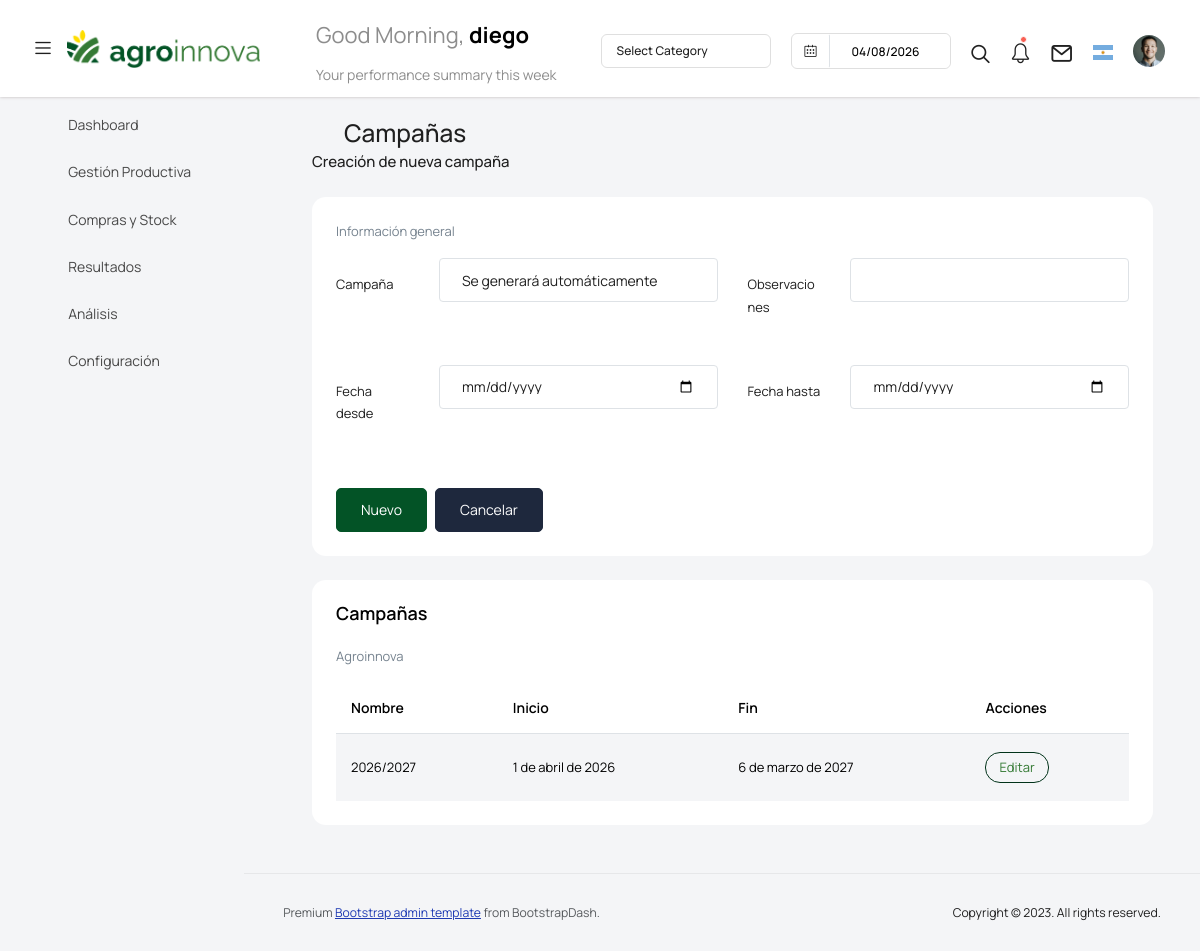
The page /campanas/ (signed in) on the database as committed earlier.
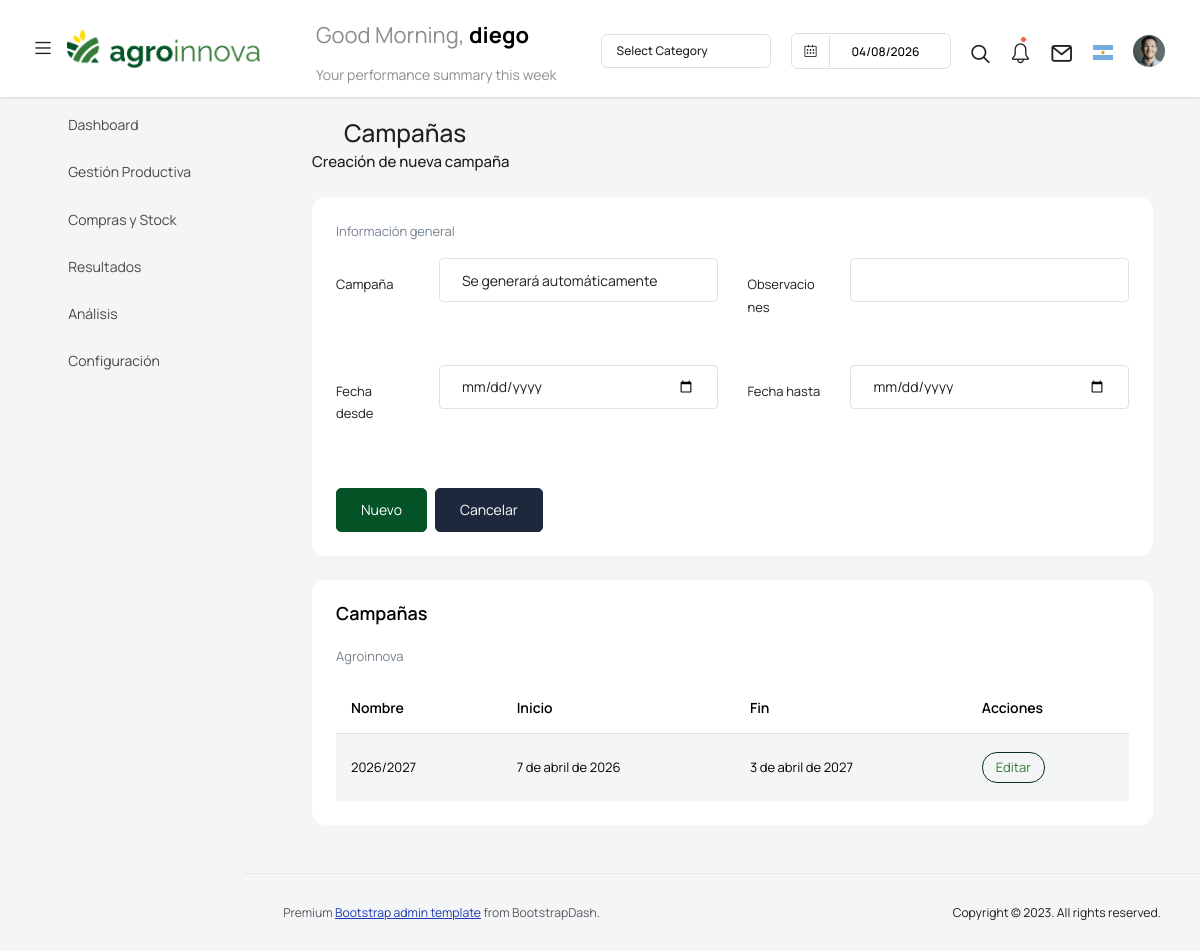
The same page on the database as committed later.
### gestion_agro/models.py (models this page shows, shortened)
class Campana(models.Model):
    empresa = models.ForeignKey(Empresa, on_delete=models.CASCADE, verbose_name=_("Empresa"))
    nombre = models.CharField(max_length=9, editable=False, verbose_name=_("Campaña"))
    fecha_desde = models.DateField(verbose_name=_("Fecha de inicio"))
    fecha_hasta = models.DateField(verbose_name=_("Fecha de finalización"))
    activa = models.BooleanField(default=False, verbose_name=_("Campaña activa"))
    observaciones = models.TextField(null=True, blank=True, verbose_name=_("Observaciones"))
    class Meta:
        verbose_name = _("Campaña")
        verbose_name_plural = _("Campañas")
        ordering = ["-fecha_desde"]
        unique_together = ("empresa", "nombre")

### gestion_agro/views.py (the view)
# urls.py: path('campanas/', vista_crear_campana, name='vista_crear_campana'),
@login_required
def vista_crear_campana(request):
    empresa = request.user.profile.empresa
    campanas = Campana.objects.filter(empresa=empresa)
    print(empresa)
    if request.method == "POST":
        form = CampanaForm(request.POST)
        if form.is_valid():
            campana = form.save(commit=False)
            campana.empresa = empresa
            if Campana.objects.filter(
                empresa=empresa,
                nombre=f"{campana.fecha_desde.year}/{campana.fecha_desde.year + 1}"
            ).exists():
                messages.error(request, _("Ya existe una campaña para ese período"))
                return redirect("vista_crear_campana")
            campana.save()
            messages.success(request, _("Campaña creada correctamente"))
            return redirect("vista_crear_campana")
    else:
        form = CampanaForm()
    campanas = Campana.objects.filter(empresa=empresa)
    return render(
        request,
        "vista_crear_campana.html",
        {
            "form": form,
            "campanas": campanas,
            "empresa": empresa,
        },
    )

### gestion_agro/forms.py
class CampanaForm(BaseForm):
    class Meta:
        model = Campana
        exclude = ["empresa", "nombre"]
        widgets = {
            "fecha_desde": forms.DateInput(attrs={"type": "date"}),
            "fecha_hasta": forms.DateInput(attrs={"type": "date"}),
            "observaciones": forms.Textarea(attrs={"rows": 2}),
        }

### agro/models.py (called while the page is built)
    def __str__(self):
        return self.nombre

### templates/vista_crear_campana.html (shortened to what the changed rows need)
{% extends 'base.html' %}
{% load static %}
{% load i18n %}
{% block content %}
<div class="container-fluid">
    <div class="upload-card">
        <div class="col-lg-12 grid-margin stretch-card">
            <div class="card">
                <div class="card-body">
                    <div class="table-responsive">
                        <table class="table table-striped">
                            <thead>
                                <tr>
                                    <th>{% translate "Nombre" %}</th>
                                    <th>{% translate "Inicio" %}</th>
                                    <th>{% translate "Fin" %}</th>
                                    <th>{% translate "Acciones" %}</th>
                                </tr>
                            </thead>
                            <tbody>
                                {% for campana in campanas %}
                                <tr>
                                    <td>{{ campana.nombre }}</td>
                                    <td>{{ campana.fecha_desde }}</td>
                                    <td>{{ campana.fecha_hasta }}</td>
                                    <td>
                                        <a href="{% url 'vista_editar_campana' campana.id %}"
                                           class="btn btn-sm btn-outline-primary">
                                            {% translate "Editar" %}
                                        </a>
                                    </td>
                                </tr>
                                {% empty %}
                                <tr>
                                    <td colspan="4" class="text-center text-muted">
                                        {% translate "No hay campañas cargadas" %}
                                    </td>
                                </tr>
                                {% endfor %}
                            </tbody>
                        </table>
                    </div>
                </div>
            </div>
        </div>
    </div>
</div>
{% endblock %}

Rows that differ between the two databases and show on the page:
changed Campana: fecha_desde "1 de abril de 2026" → "7 de abril de 2026"; fecha_hasta "6 de marzo de 2027" → "3 de abril de 2027"
